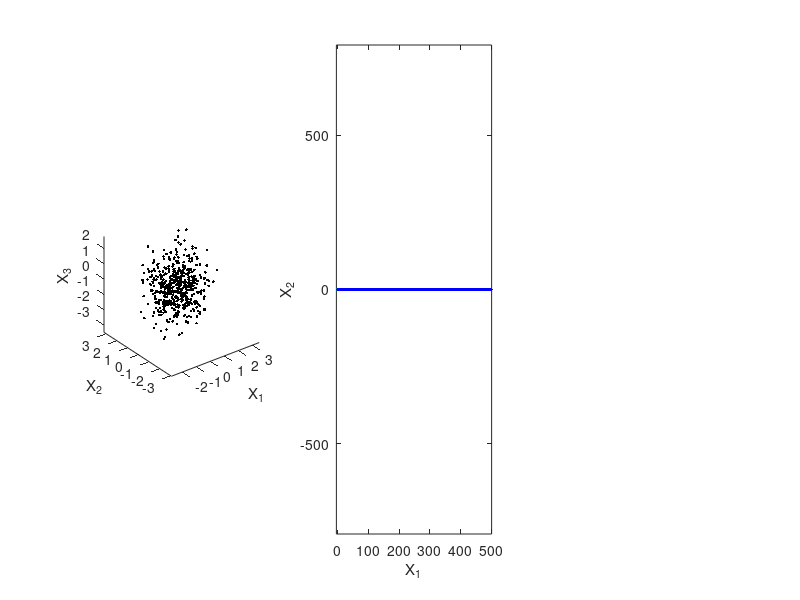
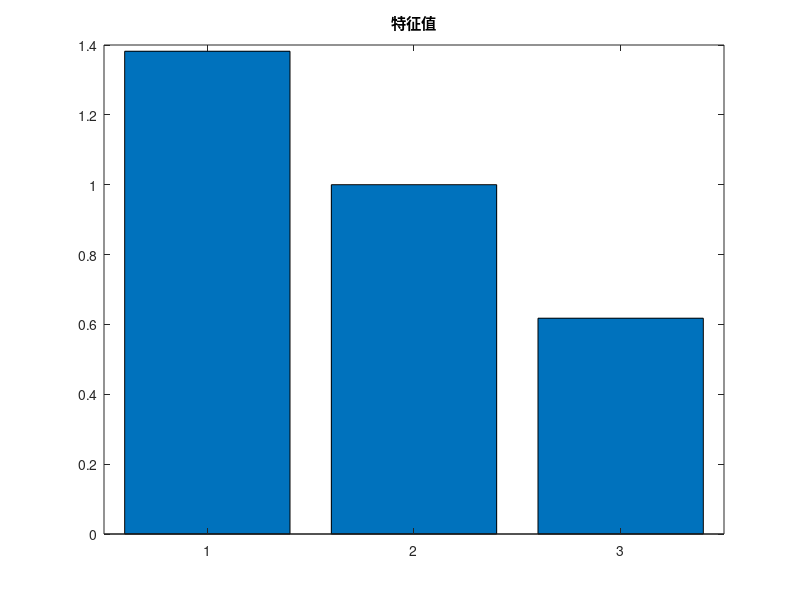

Source code (MATLAB) for these figures, in order: (Note: this script raises an error after producing the figures.)
close all;
clear;
clc;
%% 产生训练数据
m=500;
% 产生500行3列的数据
s=3*randn(m,1);
t=2*randn(m,1);
r=randn(m,1);

e1=0.01*randn(m,1);
e2=0.01*randn(m,1);

a=sqrt(2)/2;

x1=a*(s-t)+e1;
x2=a*(s+t)+e2;
x3=r+e2;
x=[x1,x2,x3];
Xtrain =x;

%% 标准化处理训练数据：
X_mean=mean(Xtrain);
st=std(Xtrain);
n=size(Xtrain,2);
for i=1:n
    Xtrain(:,i)=(Xtrain(:,i)-X_mean(i)) ./ st(i);
end

figure(1);
subplot(1,3,1);
plot3(Xtrain(:,1),Xtrain(:,2),Xtrain(:,3),'k.')
axis equal;
xlabel('X_1'),
ylabel('X_2'),
zlabel('X_3');
hold on;


%% 求训练数据 T2统计量
[coeff, score, latent, tsquared, explained]=pca(Xtrain);

figure(2);
bar(latent);
title('特征值');
T=score;

figure(1)
subplot(1,3,2);
plot(T(:,1),T(:,2),T(:,3),'b.');
axis equal;
xlabel('X_1'),
ylabel('X_2'),
zlabel('X_3');
%% 置信度为95%的t2 
T2UCL1=ksdensity(tsquared,0.95,'Function','icdf');

num=1;
while sum(latent(1:num))/sum(latent) < 0.95
    num=num+1;
end

Tx=T(:,1:num);

figure(1)
subplot(1,3,3)
plot(Tx(:,1),Tx(:,2),'k.')
xlabel('PC1 or t_1'); ylabel('PC2 or T_2')
axis equal
hold on;
%% 

C=diag(latent(1:num));
INVC=inv(C);
for i=1:500
    T2(i)=Tx(i,:)*INVC*Tx(i,:)';
end

figure(3)
plot([1,500]',[T2UCL1,T2UCL1],'r-','Linewidth',2)
hold on
plot(T2,'k-.')
legend('0.95Control limit of T^2','T^2 of training samples')
xlabel('samples');ylabel('T^2')


%% 画椭圆
a=sqrt(latent(1,:)*T2UCL1);
b=sqrt(latent(2,:)*T2UCL1);
thita=0:0.01:2*pi;
t1=a*cos(thita);
t2=b*sin(thita);

figure(1);
subplot(1,3,3);
plot(t1,t2,'r-.','Linewidth',1)
legend('score','t2');
